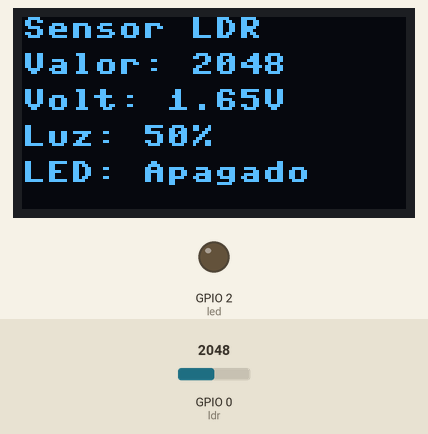
A program run on a simulated ESP32 board running MicroPython. Parts: 128×64 one-colour display, output pins drawn as LEDs (lit = HIGH). The test bench sets the inputs (shaded band); at power-on: GPIO 0 (ldr) = 2048 (analog values on the 0–4095 scale). What the program prints to the serial console is not drawn.

Above: at 1.2 s.
1.3 s: GPIO 0 (ldr) set to 469
At 2.8 s:
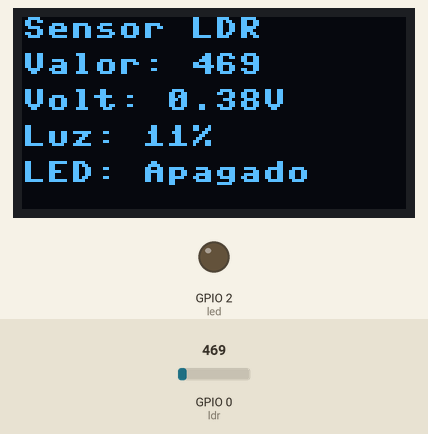
3.1 s: GPIO 0 (ldr) set to 425
At 4.4 s:
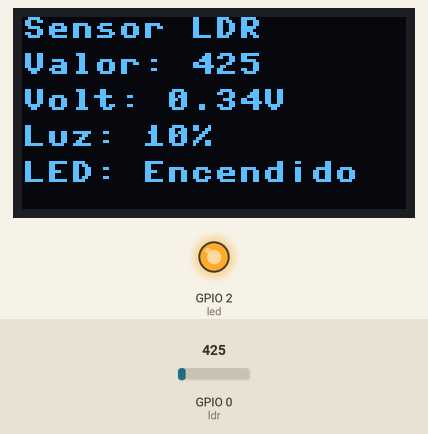
4.7 s: GPIO 0 (ldr) set to 491
At 6.0 s:
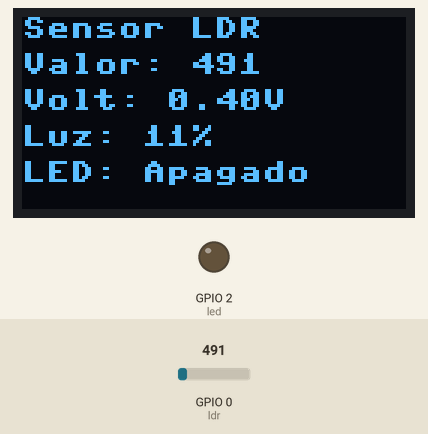
Timing chart, 0 to 7.7 s (numbered marks = the images above; inputs shaded):
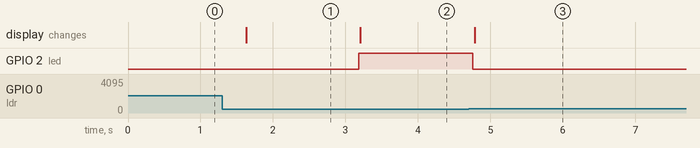

Measured:
- the behaviour switches between 451 and 450 on GPIO 0 (ldr) (found by bisection; images 1 and 2)
- after the input at 1.3 s, the display: changes after 0.33 s (image 1)
- after the input at 3.1 s, GPIO 2 (led): LOW → HIGH after 0.08 s; the display: changes after 0.11 s (image 2)
- after the input at 4.7 s, GPIO 2 (led): HIGH → LOW after 0.06 s; the display: changes after 0.09 s (image 3)

The program:

oled_ldr_led.py
```python
from machine import Pin, SoftI2C, ADC
import ssd1306
import time

# Configuración I2C para la OLED
sda = Pin(8)
scl = Pin(9)
i2c = SoftI2C(sda=sda, scl=scl, freq=400000)

# Pantalla OLED 128x64
oled = ssd1306.SSD1306_I2C(128, 64, i2c)

# Configuración del LDR en GPIO0
ldr = ADC(Pin(0))
ldr.atten(ADC.ATTN_11DB)   # Lectura hasta 3.3V
ldr.width(ADC.WIDTH_12BIT) # Resolución de 12 bits (0-4095)

# LED indicador en GPIO1
led = Pin(2, Pin.OUT)

while True:
    # Leer valor del LDR
    valor = ldr.read()
    voltaje = valor * (3.3 / 4095)  # Convertir a voltaje
    luz = int((valor / 4095) * 100)  # Escalar a 0-100%

    # Encender LED si la luz es <= 30%
    if luz <= 10:
        led.value(1)
        estado_led = "Encendido"
    else:
        led.value(0)
        estado_led = "Apagado"

    # Mostrar en consola
    print("LDR:", valor, " | Voltaje:", round(voltaje, 2), "V | Luz:", luz, "% | LED:", estado_led)

    # Mostrar en OLED
    oled.fill(0)  # Limpiar pantalla
    oled.text("Sensor LDR", 0, 0)
    oled.text("Valor: {}".format(valor), 0, 12)
    oled.text("Volt: {:.2f}V".format(voltaje), 0, 24)
    oled.text("Luz: {}%".format(luz), 0, 36)
    oled.text("LED: {}".format(estado_led), 0, 48)
    oled.show()

    time.sleep(0.5)
```
